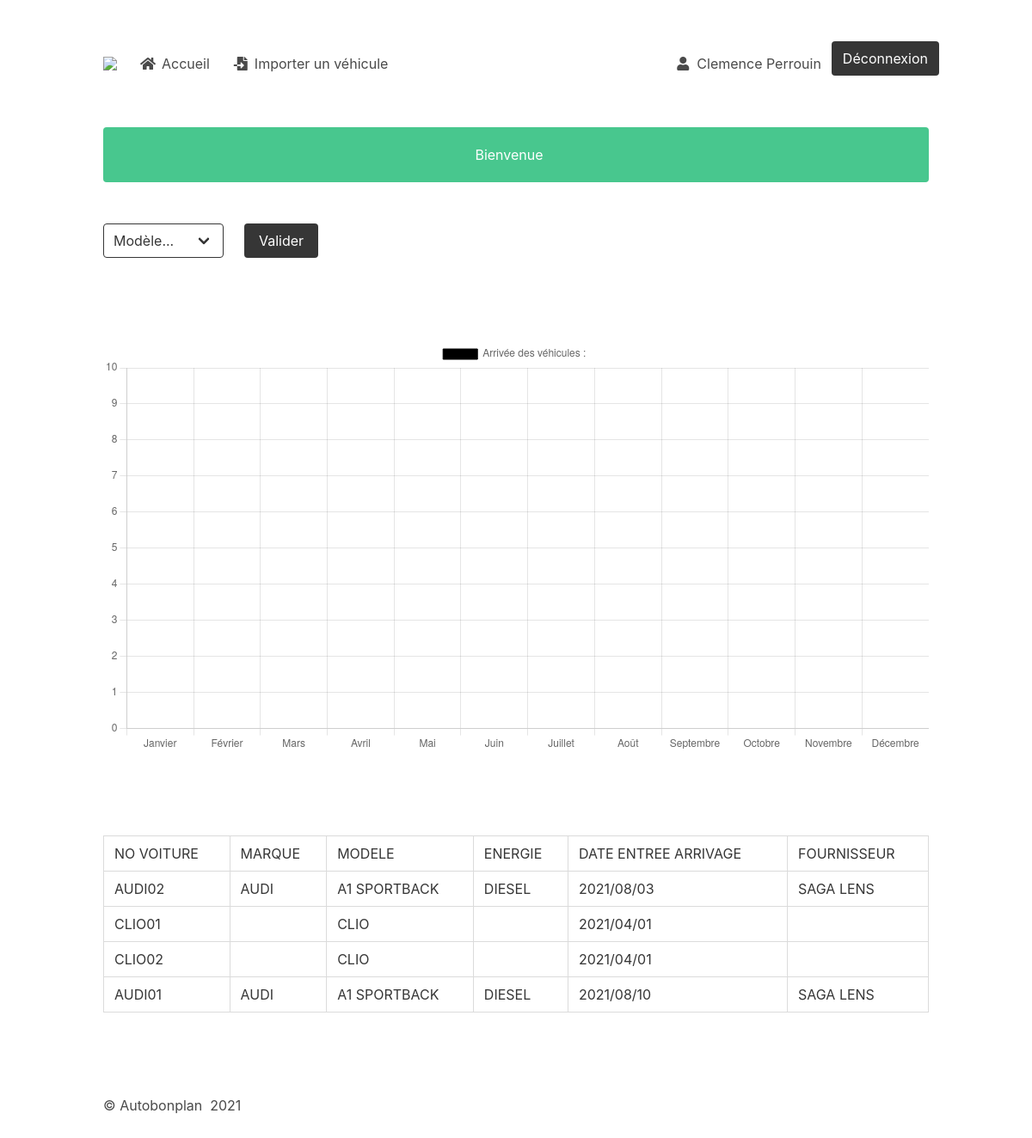
The page /index.php (signed in) on the database its author committed.
### tables this page shows
CREATE TABLE IF NOT EXISTS `arrivage` (
  `no_vo` varchar(10) NOT NULL,
  `etat` varchar(255) DEFAULT NULL,
  `fournisseur` varchar(255) DEFAULT NULL,
  `immat` varchar(255) DEFAULT NULL,
  `date_mec` varchar(255) DEFAULT NULL,
  `annee` varchar(255) DEFAULT NULL,
  `marque` varchar(255) DEFAULT NULL,
  `VIN` varchar(255) DEFAULT NULL,
  `modele` varchar(255) DEFAULT NULL,
  `version` varchar(255) DEFAULT NULL,
  `places` varchar(255) DEFAULT NULL,
  `energie` varchar(255) DEFAULT NULL,
  `puissance_fiscale` varchar(255) DEFAULT NULL,
  `carrosserie` varchar(255) DEFAULT NULL,
  `segment` varchar(255) DEFAULT NULL,
  `portes` varchar(255) DEFAULT NULL,
  `genre` varchar(255) DEFAULT NULL,
  `kms` varchar(255) DEFAULT NULL,
  `couleur` varchar(255) DEFAULT NULL,
  `couleur_interieure` varchar(255) DEFAULT NULL,
  `sellerie` varchar(255) DEFAULT NULL,
  `date_achat` varchar(255) DEFAULT NULL,
  `date_entree_parc` varchar(255) DEFAULT NULL,
  `date_h_vente` varchar(255) DEFAULT NULL,
  `puissance_DIN` varchar(255) DEFAULT NULL,
  `boite_vitesse` varchar(255) DEFAULT NULL,
  `nb_rapports` varchar(255) DEFAULT NULL,
  `prix_achat` varchar(255) DEFAULT NULL,
  `TVA_achat` varchar(255) DEFAULT NULL,
  `prix_particulier_TTC` varchar(255) DEFAULT NULL,
  `TVA_vente_vehicule` varchar(255) DEFAULT NULL,
  `prix_professionnel_TTC` varchar(255) DEFAULT NULL,
  `type_garantie` varchar(255) DEFAULT NULL,
  `code_radio` varchar(255) DEFAULT NULL,
  `frais` varchar(255) DEFAULT NULL,
  `frais_reel_HT` varchar(255) DEFAULT NULL,
  `equip_serie` varchar(255) DEFAULT NULL,
  `equip_option` varchar(255) DEFAULT NULL,
  `cylindree` varchar(255) DEFAULT NULL,
  `provenance` varchar(255) DEFAULT NULL,
  `conso_carbone` varchar(255) DEFAULT NULL,
  `no_lot_achat` varchar(255) DEFAULT NULL,
  `poids_vide_min` varchar(255) DEFAULT NULL,
  `duree_mois` varchar(255) DEFAULT NULL,
  `type_CNIT` varchar(255) DEFAULT NULL,
  `date_entree_arrivage` varchar(255) DEFAULT NULL,
  `parc` varchar(255) DEFAULT NULL,
  `livraison_prevue_BC` varchar(255) DEFAULT NULL,
  `livraison_prevue_BT` varchar(255) DEFAULT NULL,
  `dispo_le` varchar(255) DEFAULT NULL,
  PRIMARY KEY (`no_vo`)
);

### inc/db.php (called while the page is built, shortened)
<?php
function connect()
{
    $dbName = "autobonplan";
    $dbUser = "root";
    $dbPass = "";
    $dbHost = "localhost";
    $dsn = "mysql:dbname=$dbName;host=$dbHost;charset=utf8";
    $pdo = new PDO($dsn, $dbUser, $dbPass, [
        PDO::ATTR_ERRMODE => PDO::ERRMODE_WARNING,
        PDO::ATTR_DEFAULT_FETCH_MODE => PDO::FETCH_ASSOC,
    ]);
    return $pdo;
}
function selectAllVehicules(){
    $sql = "SELECT * FROM arrivage a";
    $pdo = connect();
    $pstmt = $pdo->prepare($sql);
    $pstmt->execute();
    $rs = $pstmt->fetchAll();
    return $rs ? $rs : null;
}

### index.php (the view, shortened to what this page needs)
<?php
include "inc/db.php";
    $all_vehicules = selectAllVehicules();
?>
<?php include "inc/top.php"; ?>
<main class="section">
    <div class="container <?= empty($_SESSION["user"]) ? "is-hidden" : "" ?> ">
        <form method="post" novalidate="novalidate">
        <div class="columns is-mobile">
            <div class="column is-2">
                <div class="field">
                    <div class="control">
                        <div class="select is-dark is-light">
                        <select name="modele">
                            <option value="">Modèle...</option>
                        </select>
                        </div>
                    </div>
                </div>
            </div>
            <div class="column is-1">
                <div class="field">
                    <div class="control">
                        <button class="button is-dark is-light" type="submit">Valider</button>
                    </div>
                </div>
            </div>
        </div>
        </form>
    </div>
</main>
<main class="section">
    <div class="container">
        <canvas id="graphique"></canvas>
            <script>
            // javascript : graphique du nombre de véhicules par mois d'arrivage
            var graphique = new Chart(
            document.getElementById('graphique'),
                    {
                    type: 'bar',
                    data: {
                        labels: labels = [
                        'Janvier',
                        'Février',
                        'Mars',
                        'Avril',
                        'Mai',
                        'Juin',
                        'Juillet',
                        'Août',
                        'Septembre',
                        'Octobre',
                        'Novembre',
                        'Décembre',
                    ],
                        datasets: [{
                        label: 'Arrivée des véhicules : <?= $modele?>',
                        data: [<?php  foreach($vehicules_arrives as $vehicule_arrive ){
                        echo  $vehicule_arrive .',';
                        };?>],
                        backgroundColor: 'rgb(0,0,0)',
                        borderColor: 'rgb(0,0,0)',
                        borderWidth: 1
                        }]
                    },
                    options: {
                    scales: {
                        y: {
                        max: 10,
                        min: 0,
                        }
                    }
                }
                }
                    );
            </script>
    </div>
    <div class="container pt-6 mt-6 <?= empty($_SESSION["user"]) ? "is-hidden" : "" ?>">
        <table class = "table is-bordered is-fullwidth">
        <thead>
            <tr>
                <td>NO VOITURE</td>
                <td>MARQUE</td>
                <td>MODELE</td>
                <td>ENERGIE</td>
                <td>DATE ENTREE ARRIVAGE</td>
                <td>FOURNISSEUR</td>
            </tr>
        </thead>
        <tbody>
        <?php foreach($all_vehicules as $vehicules){ ?>
            <?= "<tr>" ."<td>" . strtoupper($vehicules["no_vo"]) ."</td>" . "<td>" . strtoupper($vehicules["marque"]) ."</td>".
                "<td>" . strtoupper($vehicules["modele"]) ."</td>" . "<td>" . strtoupper($vehicules["energie"]) ."</td>".
                "<td>" . strtoupper($vehicules["date_entree_arrivage"]) ."</td>" . "<td>" . strtoupper($vehicules["fournisseur"]) .
                "</td>". "</tr>"?>
                <?php } ?>
        </tbody>
        </table>
    </div>
</main>
<?php include "inc/bottom.php"; ?>

### inc/top.php (shortened to what this page needs)
<?php
$autorisation = false;
$estConnecte = false;
if (!empty($_SESSION["user"] )){
    if(((int) $_SESSION["user"]["droit_ajout_vehicule"]) != 0){
    $autorisation = true;
    }
    $estConnecte = true;
}
?>
<!DOCTYPE html>
<html>
<head>
    <link rel="stylesheet" href="https://cdn.jsdelivr.net/npm/bulma@0.9.3/css/bulma.min.css">
    <link rel="stylesheet" href="https://cdnjs.cloudflare.com/ajax/libs/font-awesome/5.15.3/css/all.min.css">
</head>
<body >
<header class="section">
    <div class="container has-text-centered">
    <nav class="navbar" role="navigation" aria-label="main navigation">
        <div class="navbar-brand">
            <a class="navbar-item" href="index.php">
                <img src="https://communication.autobonplan.com/abp-home/img/Logo_Autobonplan.png">
            </a>
        </div>
        <div id="navbarBasicExample" class="navbar-menu">
        <div class="navbar-start">
                    <a class="navbar-item" href="index.php">
                    <span class="icon-text">
                        <span class="icon">
                            <i class="fas fa-home"></i>
                        </span>
                        <span>Accueil</span>
                    </span>
                    </a>
                    <a class="navbar-item <?= !$autorisation  ? "is-hidden" : "" ?>" href="fiche_vehicule.php">
                    <span class="icon-text">
                        <span class="icon">
                        <i class="fas fa-file-import"></i>
                        </span>
                        <span>Importer un véhicule</span>
                    </span>
                </a>
                </div>
            <div class="navbar-end">
                <div class="navbar-item <?= !$estConnecte  ? "is-hidden" : "" ?> ">
                <span class="icon-text">
                        <span class="icon">
                            <i class="fas fa-user"></i>
                        </span>
                        <span><?= $_SESSION["user"]["prenom"]?> <?= $_SESSION["user"]["nom"]?></span>
                    </span>
                </div>
                <a class="navbar-item button is-dark is-light <?=  !$estConnecte ? "is-hidden" : "" ?>" href="deconnexion.php">
                    Déconnexion
                </a>
            </div>
            </div>
        </div>
</header>
<?php if(!empty($_SESSION["message"])) : ?>
<div class="container">
    <div class="notification has-text-centered is-<?=$_SESSION["message"][1]?>"> <?=$_SESSION["message"][0]?></div>
</div>
<?php endif;?>

### inc/bottom.php (shortened to what this page needs)
<footer class="section">
    <div class="container">
        &copy Autobonplan &nbsp;<?= date("Y")?>
    </div>
</footer>
</body>
</html>

### rows shown on the page
arrivage: no_vo "AUDI02", marque "AUDI", modele "A1 SPORTBACK", energie "DIESEL", date_entree_arrivage "2021/08/03", fournisseur "SAGA LENS"
arrivage: no_vo "CLIO01", modele "CLIO", date_entree_arrivage "2021/04/01"
arrivage: no_vo "CLIO02", modele "CLIO", date_entree_arrivage "2021/04/01"
arrivage: no_vo "AUDI01", marque "AUDI", modele "A1 SPORTBACK", energie "DIESEL", date_entree_arrivage "2021/08/10", fournisseur "SAGA LENS"

### other values the page prints
$_SESSION["user"]["prenom"] "Clemence"
$_SESSION["user"]["nom"] "Perrouin"
$_SESSION["message"][0] "Bienvenue"
